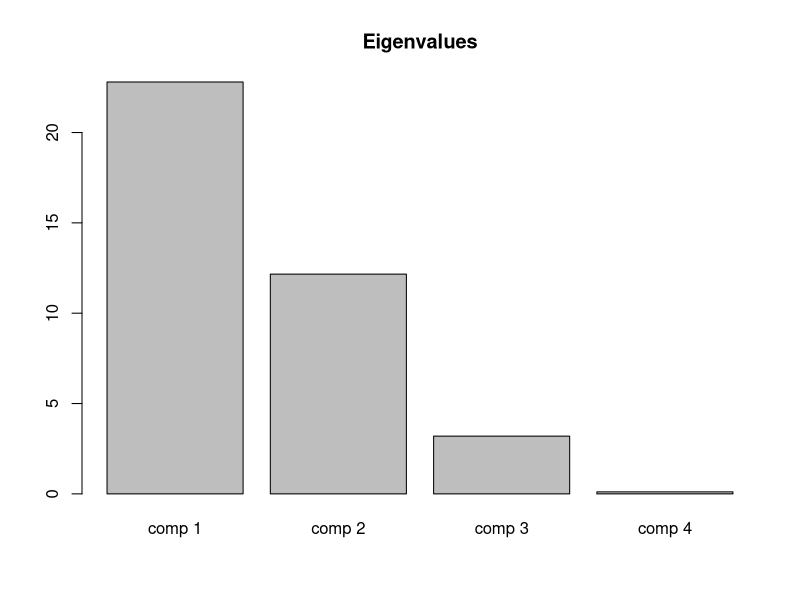

Reproduce this figure in R.
# Chargement de la librairie
library(FactoMineR)

# --- Exercice 1 ---
joujou = read.table("data/joujou.txt")
joujou.pca = PCA(joujou, graph=FALSE)
#dimdesc(pca.joujou)
# V2, V4 sont fortement correlé dans la dim1
# V3 est fortement correlé dans la dim2
# V1 est faiblement correlé dans les dim1 et dim2

# --- Exercice 2 ---
chaise = read.table("data/chaise.txt")
chaise.pca = PCA(chaise, graph=FALSE)
#dimdesc(pca.chaise)
# $Dim.1$quanti
#    correlation     p.value
# V2   0.8852262 0.008050480
# V1   0.8790485 0.009146298
# V5   0.8419835 0.017475102
# V6   0.7821491 0.037686843
	# $Dim.2
# $Dim.2$quanti
#    correlation    p.value
# V4   0.7665024 0.04441757
# V3   0.7584628 0.04811430

# --- Exercice 3 ---
papillon = read.table("data/papillon.txt")
papillon.pca = PCA(papillon, graph=FALSE)
# $Dim.1$quanti
#    correlation      p.value
# V3   0.9574313 8.336957e-13
# V2   0.9574202 8.359493e-13
# V1   0.8098129 2.847019e-06
# V4  -0.4142490 4.939177e-02


# $Dim.2
# $Dim.2$quanti
#    correlation      p.value
# V4   0.9061212 2.679069e-09


# $Dim.3
# $Dim.3$quanti
#    correlation     p.value
# V1  -0.5408064 0.007710041

# --- Exercice 4 ---
scaled.pca = PCA(papillon, scale.unit=FALSE, graph=FALSE)
nscaled.pca = PCA(papillon, scale.unit=TRUE, graph=FALSE)
#pdf("PapillonGraph.pdf",width=12,height=10)
#par(mfrow=c(2,2))
#plot(scaled.pca, choix="ind", new.plot=FALSE)
#plot(scaled.pca, choix="var", new.plot=FALSE)
#plot(nscaled.pca, choix="ind", new.plot=FALSE)
#plot(nscaled.pca, choix="var", new.plot=FALSE)
#dev.off()
barplot(scaled.pca$eig[,1],main="Eigenvalues") # 3 dimensions determinés
